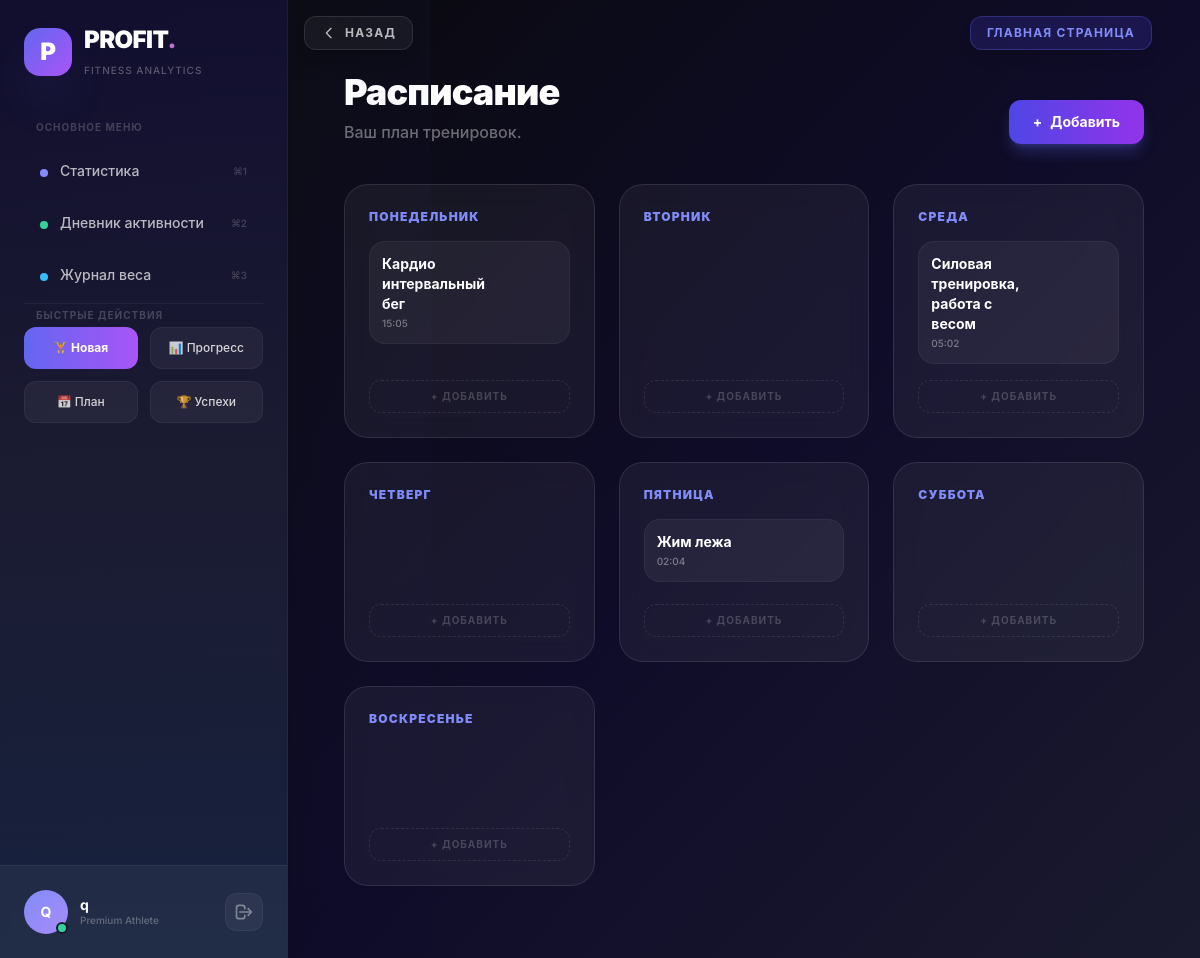
/workouts/schedule/ (signed in), run on the app's committed database.
### apps/workouts/models.py (models this page shows)
class WorkoutSchedule(models.Model):
    DAYS_OF_WEEK = [
        (0, 'Понедельник'), (1, 'Вторник'), (2, 'Среда'),
        (3, 'Четверг'), (4, 'Пятница'), (5, 'Суббота'), (6, 'Воскресенье')
    ]
    user = models.ForeignKey(settings.AUTH_USER_MODEL, on_delete=models.CASCADE)
    day_of_week = models.IntegerField(choices=DAYS_OF_WEEK)
    exercise_name = models.CharField(max_length=200)
    time = models.TimeField(null=True, blank=True)
    class Meta:
        ordering = ['day_of_week', 'time']

### apps/workouts/views.py (the view)
# urls.py: path('schedule/', ScheduleView.as_view(), name='schedule'),
class ScheduleView(LoginRequiredMixin, ListView):
    model = WorkoutSchedule
    template_name = 'workouts/schedule.html'
    context_object_name = 'schedule_items'
    def get_context_data(self, **kwargs):
        context = super().get_context_data(**kwargs)
        context['days_of_week'] = [
            (0, 'Понедельник'), (1, 'Вторник'), (2, 'Среда'),
            (3, 'Четверг'), (4, 'Пятница'), (5, 'Суббота'), (6, 'Воскресенье')
        ]
        return context

### templates/workouts/schedule.html (shortened to what this page needs)
{% extends 'base.html' %}
{% block content %}
<div class="pt-17 max-w-7xl mx-auto px-4 py-8">
    <div class="flex justify-between items-end mb-10">
        <div>
            <h2 class="text-4xl font-black text-white tracking-tight">Расписание</h2>
            <p class="text-white/40 mt-2 font-medium">Ваш план тренировок.</p>
        </div>
        <a href="{% url 'workouts:add_schedule' %}" class="px-6 py-3 bg-gradient-to-r from-indigo-600 to-purple-600 hover:from-indigo-500 hover:to-purple-500 rounded-xl text-white text-sm font-bold transition-all shadow-lg shadow-indigo-500/30 flex items-center gap-2">
            <span>+</span> Добавить
        </a>
    </div>
    <div class="grid grid-cols-1 md:grid-cols-2 lg:grid-cols-3 xl:grid-cols-4 gap-6">
        {% for day_num, day_name in days_of_week %}
        <div class="relative bg-white/5 border border-white/10 p-6 rounded-3xl backdrop-blur-md group min-h-[200px] flex flex-col">
            <h3 class="text-indigo-400 font-black mb-4 uppercase tracking-widest text-xs">{{ day_name }}</h3>
            <div class="space-y-3 flex-grow">
                {% for item in schedule_items %}
                    {% if item.day_of_week == day_num %}
                    <div class="group/item p-3 bg-white/5 rounded-2xl border border-white/5 flex justify-between items-center hover:bg-white/10 transition-all">
                        <div>
                            <p class="text-white text-sm font-bold">{{ item.exercise_name }}</p>
                            <p class="text-[10px] text-white/40 font-medium mt-0.5">{{ item.time|time:"H:i" }}</p>
                        </div>
                    </div>
                    {% endif %}
                {% endfor %}
            </div>
            <a href="{% url 'workouts:add_schedule' %}?day={{ day_num }}" class="mt-4 w-full py-2 text-[10px] uppercase tracking-widest font-bold text-white/20 border border-dashed border-white/10 rounded-xl hover:bg-white/5 hover:text-white/50 text-center transition">
                + Добавить
            </a>
        </div>
        {% endfor %}
    </div>
</div>
{% endblock %}

### templates/base.html (shortened to what this page needs)
<!DOCTYPE html>
<html lang="ru">
<head>
    <script src="https://cdn.tailwindcss.com"></script>
</head>
<body class="bg-[#0a0a0f]">
    <div class="fixed top-0 left-0 w-full p-4 z-50 flex justify-between items-center pointer-events-none ml-72 max-w-[calc(100%-18rem)]">
        <button onclick="history.back()" class="pointer-events-auto flex items-center gap-2 px-4 py-2 bg-white/5 backdrop-blur-md border border-white/10 rounded-xl text-white/70 hover:text-white hover:bg-white/10 transition-all text-xs font-bold uppercase tracking-widest shadow-lg">
            <svg class="w-4 h-4" fill="none" stroke="currentColor" viewBox="0 0 24 24"><path stroke-linecap="round" stroke-linejoin="round" stroke-width="2" d="M15 19l-7-7 7-7"/></svg>
            Назад
        </button>
        <a href="{% url 'home' %}" class="pointer-events-auto px-4 py-2 bg-indigo-600/20 backdrop-blur-md border border-indigo-500/30 rounded-xl text-indigo-400 hover:text-white hover:bg-indigo-600 transition-all text-xs font-bold uppercase tracking-widest shadow-lg mr-8">
            Главная страница
        </a>
    </div>
    <aside class="fixed inset-y-0 left-0 w-72 bg-gradient-to-b from-[#0f0c29] via-[#1a1a2e] to-[#16213e] border-r border-white/5 shadow-2xl z-40 flex flex-col sidebar-mobile md:translate-x-0">
        <div class="sidebar-glow"></div>
        <div class="p-6 relative">
            <div class="flex items-center gap-3 mb-10">
                <div class="w-12 h-12 rounded-2xl bg-gradient-to-br from-indigo-500 to-purple-500 flex items-center justify-center shadow-2xl shadow-indigo-500/30 relative group">
                    <span class="text-white font-black text-2xl">P</span>
                </div>
                <div>
                    <h1 class="text-2xl font-black tracking-tight text-white">
                        PROFIT<span class="gradient-text">.</span>
                    </h1>
                    <span class="text-[10px] font-medium text-white/30 tracking-widest uppercase">Fitness Analytics</span>
                </div>
            </div>
            {% if user.is_authenticated %}
            <nav class="space-y-1">
                <p class="text-[10px] font-bold text-white/20 uppercase tracking-widest mb-3 pl-3">Основное меню</p>
                <a href="{% url 'analytics:dashboard' %}" class="nav-item flex items-center gap-3 px-4 py-3 rounded-xl text-white/70 hover:text-white transition-all duration-300 group">
                    <div class="relative">
                        <span class="nav-indicator w-2 h-2 rounded-full bg-indigo-400 inline-block group-hover:shadow-indigo-400/50"></span>
                    </div>
                    <span class="font-medium text-sm group-hover:translate-x-1 transition-transform">Статистика</span>
                    <span class="ml-auto text-[10px] text-white/20 font-medium">⌘1</span>
                </a>
                <a href="{% url 'workouts:workout_list' %}" class="nav-item flex items-center gap-3 px-4 py-3 rounded-xl text-white/70 hover:text-white transition-all duration-300 group">
                    <div class="relative">
                        <span class="nav-indicator w-2 h-2 rounded-full bg-emerald-400 inline-block group-hover:shadow-emerald-400/50"></span>
                    </div>
                    <span class="font-medium text-sm group-hover:translate-x-1 transition-transform">Дневник активности</span>
                    <span class="ml-auto text-[10px] text-white/20 font-medium">⌘2</span>
                </a>
                <a href="{% url 'analytics:progress_log' %}" class="nav-item flex items-center gap-3 px-4 py-3 rounded-xl text-white/70 hover:text-white transition-all duration-300 group">
                    <div class="relative">
                        <span class="nav-indicator w-2 h-2 rounded-full bg-sky-400 inline-block group-hover:shadow-sky-400/50"></span>
                    </div>
                    <span class="font-medium text-sm group-hover:translate-x-1 transition-transform">Журнал веса</span>
                    <span class="ml-auto text-[10px] text-white/20 font-medium">⌘3</span>
                </a>
                <div class="h-px bg-white/5 my-6"></div>
                <p class="text-[10px] font-bold text-white/20 uppercase tracking-widest mb-3 pl-3">Быстрые действия</p>
                <div class="grid grid-cols-2 gap-3">
                    <a href="{% url 'workouts:workout_add' %}" class="px-4 py-3 bg-gradient-to-r from-indigo-500 to-purple-500 rounded-xl text-white text-xs font-bold hover:scale-[1.02] transition-transform flex items-center justify-center text-center">🏋️ Новая</a>
                    <a href="{% url 'analytics:progress_log' %}" class="px-4 py-3 bg-white/5 rounded-xl text-white/80 text-xs font-medium hover:bg-white/10 border border-white/5 flex items-center justify-center text-center">📊 Прогресс</a>
                    <a href="{% url 'workouts:schedule' %}" class="px-4 py-3 bg-white/5 rounded-xl text-white/80 text-xs font-medium hover:bg-white/10 border border-white/5 flex items-center justify-center text-center">📅 План</a>
                    <a href="{% url 'analytics:achievements' %}" class="px-4 py-3 bg-white/5 rounded-xl text-white/80 text-xs font-medium hover:bg-white/10 border border-white/5 flex items-center justify-center text-center">🏆 Успехи</a>
                </div>
            </nav>
            {% endif %}
        </div>
        {% if user.is_authenticated %}
        <div class="p-6 border-t border-white/5 bg-white/5 backdrop-blur-sm relative mt-auto">
            <div class="flex items-center justify-between">
                <div class="flex items-center gap-3">
                    <div class="relative">
                        <div class="user-avatar w-11 h-11 rounded-full flex items-center justify-center text-white font-bold text-sm">
                            {{ user.username|slice:":2"|upper }}
                        </div>
                        <span class="online-dot absolute bottom-0 right-0 w-3 h-3 bg-emerald-400 rounded-full border-2 border-[#1a1a2e]"></span>
                    </div>
                    <div>
                        <p class="text-sm font-bold text-white leading-tight">{{ user.username }}</p>
                        <p class="text-[10px] text-white/30 font-medium">Premium Athlete</p>
                    </div>
                </div>
                <form action="{% url 'users:login' %}" method="post">
                    <button type="submit" class="p-2 rounded-xl bg-white/5 hover:bg-rose-500/20 hover:text-rose-400 text-white/40 transition-all duration-300 group border border-white/5 hover:border-rose-500/30" title="Выйти">
                        <svg class="w-5 h-5 group-hover:rotate-12 transition-transform" fill="none" stroke="currentColor" viewBox="0 0 24 24">
                            <path stroke-linecap="round" stroke-linejoin="round" stroke-width="2" d="M17 16l4-4m0 0l-4-4m4 4H7m6 4v1a3 3 0 01-3 3H6a3 3 0 01-3-3V7a3 3 0 013-3h4a3 3 0 013 3v1"/>
                        </svg>
                    </button>
                </form>
            </div>
        </div>
        {% endif %}
    </aside>
    <main class="md:ml-72 min-h-screen bg-gradient-to-br from-[#0a0a0f] via-[#0f0c29] to-[#1a1a2e]">
        <div class="max-w-7xl mx-auto p-6 md:p-10">
            {% block content %}{% endblock %}
        </div>
    </main>
</body>
</html>

### templates/base.html (style rules this page uses)
* { margin: 0; padding: 0; box-sizing: border-box; }
body { font-family: 'Inter', -apple-system, BlinkMacSystemFont, sans-serif; background: #0a0a0f; color: #e2e8f0; -webkit-font-smoothing: antialiased; -moz-osx-font-smoothing: grayscale; }
.nav-item { position: relative; overflow: hidden; }
.nav-item::before { content: ''; position: absolute; inset: 0; background: linear-gradient(135deg, rgba(99, 102, 241, 0.1), rgba(167, 139, 250, 0.05)); opacity: 0; transition: opacity 0.3s ease; border-radius: 12px; }
.nav-indicator { transition: all 0.3s cubic-bezier(0.4, 0, 0.2, 1); }
.user-avatar { background: linear-gradient(135deg, #818cf8, #a78bfa); position: relative; }
.user-avatar::after { content: ''; position: absolute; inset: -2px; border-radius: 50%; padding: 2px; background: linear-gradient(135deg, #818cf8, #a78bfa, #ec4899); -webkit-mask: linear-gradient(#fff 0 0) content-box, linear-gradient(#fff 0 0); mask: linear-gradient(#fff 0 0) content-box, linear-gradient(#fff 0 0); -webkit-mask-composite: xor; mask-composite: exclude; opacity: 0; transition: opacity 0.3s ease; }
.online-dot { animation: pulse-dot 2s ease-in-out infinite; }
.sidebar-glow { position: absolute; top: -50%; right: -50%; width: 200%; height: 200%; background: radial-gradient(circle at 70% 30%, rgba(99, 102, 241, 0.03), transparent 70%); pointer-events: none; }
.gradient-text { background: linear-gradient(135deg, #818cf8, #a78bfa, #ec4899); -webkit-background-clip: text; -webkit-text-fill-color: transparent; background-clip: text; }

### data on the page
WorkoutSchedule: exercise_name "Кардио интервальный бег", time "15:05"
WorkoutSchedule: exercise_name "Силовая тренировка, работа с весом", time "05:02"
WorkoutSchedule: exercise_name "Жим лежа", time "02:04"

### other printed values
{{ user.username|slice:":2"|upper }} "Q"
{{ user.username }} "q"
{{ day_name }} "ПОНЕДЕЛЬНИК" "ВТОРНИК" "СРЕДА" "ЧЕТВЕРГ" "ПЯТНИЦА" "СУББОТА" "ВОСКРЕСЕНЬЕ"
